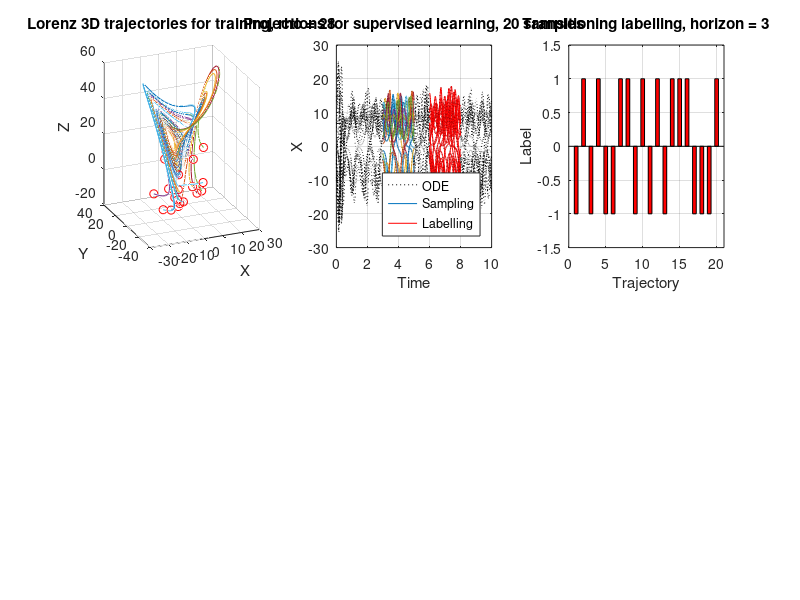

Write the MATLAB code that produced this figure. (Note: this script raises an error after producing the figure.)
%%%%%%%%%%%%%%%%%%%%%%%%%%%%%%%%%%%%%%%%%%%%%%%%%%%%%%%%%%%%%%%%%%%%%%%%%%%
%                                                                         %
%     This code developed by M.Brunetti, in partial fulfilment of the     % 
%     requirements of course "Modelling from Measurements" - #055461      % 
%                                                                         %
%                                               Politecnico di Milano     %
%                                                           June 2020     %
%                                                                         %
%%%%%%%%%%%%%%%%%%%%%%%%%%%%%%%%%%%%%%%%%%%%%%%%%%%%%%%%%%%%%%%%%%%%%%%%%%%

%%% NN training on Lorenz trajectory window set and transition forecast %%%

%% DATA INITIALIZATION

clear all, close all
mr = 20; % number of trajectories for training 
mrr = 5; % number of trajectories for testing 
dt = 0.01; T = 10; t = 0:dt:T; % time basis
C1 = 4; % past segment window (centre) 
W1 = 2; % past segment window (width) 
C2 = 7:1:9; % future segment window (centre) 
W2 = 2; % future segment window (width) 

b = 8/3; sig = 10; r = 28;
Lorenz = @(t,x)([ sig * (x(2) - x(1))       ; ...
                  r * x(1)-x(1) * x(3) - x(2) ; ...
                  x(1) * x(2) - b*x(3)         ]);              
ode_options = odeset('RelTol',1e-10, 'AbsTol',1e-11);  

for i = 1:length(C2)
    
    t1 = C1-W1/2:dt:C1+W1/2; 
    t2 = C2(i)-W2/2:dt:C2(i)+W2/2;
    
    input = [];
    output = [];

    for j = 1:mr  

        x0 = 30*(rand(3,1)-0.5); 
        [~,y] = ode45(Lorenz,t,x0);
        yx = y(:,1);
        yx1 = yx(floor((C1-W1/2)/dt):floor((C1+W1/2)/dt));
        yx2 = yx(floor((C2(i)-W2/2)/dt):floor((C2(i)+W2/2)/dt));
    
        %% LABELLING FOR SML 
        
        transition = -1;
        for k = 2:length(t2) 
            if yx2(k)*yx2(k-1)<0
               transition = 1;
            end
        end
           
        input = [input; yx1'];
        output = [output; transition];
    
        figure(i); 
        
        subplot(2,3,1);
        plot3(y(:,1),y(:,2),y(:,3)), hold on
        plot3(x0(1),x0(2),x0(3),'ro'), hold on
        title(['Lorenz 3D trajectories for training, rho = ' num2str(r)]);
        xlabel('X');
        ylabel('Y');
        zlabel('Z');
        view(-23,18)
        grid on;
    
        subplot(2,3,2);   
        plot(t,yx,'k:',t1,yx1,t2,yx2,'r'), hold on
        title(['Projections for supervised learning, ' num2str(mr) ' samples' ]);
        legend({'ODE','Sampling','Labelling'},'Location','southeast');
        xlabel('Time');
        ylabel('X');
        grid on;
     
        subplot(2,3,3);
        bar(output,'r','BarWidth',0.5);
        title(['Transitioning labelling, horizon = ' num2str(C2(i)-C1)]);
        xlabel('Trajectory');
        ylabel('Label');
        xlim([0 mr+1])
        ylim([-1.5 1.5]);
        grid on;
      
    end

    %% NN TRAINING

    net = feedforwardnet([5 5 5]);
    net.layers{1}.transferFcn = 'logsig';
    net.layers{2}.transferFcn = 'radbas';
    net.layers{3}.transferFcn = 'tansig';
    net = train(net,input.',output.');

    %% ODE SOLUTION Vs NN FORECAST

    trans_NN = [];
    trans_ode = [];
    
    for j = 1:mrr
        
        x0 = 30*(rand(3,1)-0.5); % new IC (not in the training)
        [~,y] = ode45(Lorenz,t,x0); % new trajectory (based on physics)
        yx = y(:,1);
        yx1 = yx(floor((C1-W1/2)/dt):floor((C1+W1/2)/dt));
        yx2 = yx(floor((C2(i)-W2/2)/dt):floor((C2(i)+W2/2)/dt));
        
        transition = -1;
        for k = 2:length(t2) 
            if yx2(k)*yx2(k-1)<0
               transition = 1;
            end
        end
        
        trans_ode = [trans_ode; transition]; 
        input = yx1; 
        trans_NN = [trans_NN; net(input)];     
        
        for w = 1:length(trans_NN)
            if trans_NN(w) <= 0
               trans_NN(w) = -1;
            else trans_NN(w) = 1;
            end    
        end
        
        %% RESULTS PLOTTING
        
        figure(i);
        
        subplot(2,3,4);
        plot3(y(:,1),y(:,2),y(:,3)), hold on
        plot3(x0(1),x0(2),x0(3),'ro'), hold on
        title(['Lorenz 3D trajectories for testing, rho = ' num2str(r)]);
        xlabel('X');
        ylabel('Y');
        zlabel('Z');
        view(-23,18)
        grid on;
    
        subplot(2,3,5);   
        plot(t,yx,'k:',t1,yx1,t2,yx2,'b'), hold on
        title(['Projections for classification, ' num2str(mrr) ' samples' ]);
        legend({'NN','Sampling','Labelling'},'Location','southeast');
        xlabel('Time');
        ylabel('X');
        grid on; 
            
        subplot(2,3,6);
        bar(trans_ode,'r','BarWidth',0.5); hold on;
        bar(trans_NN,'b','BarWidth',0.25); hold on;
        title(['NN transitioning forecast, horizon = ' num2str(C2(i)-C1)]);
        legend({'ODE','NN'},'Location','southeast');
        xlabel('Trajectory');
        ylabel('Label)');
        xlim([0 mrr+1])
        ylim([-1.5 1.5])
        grid on;
        
    end

end
